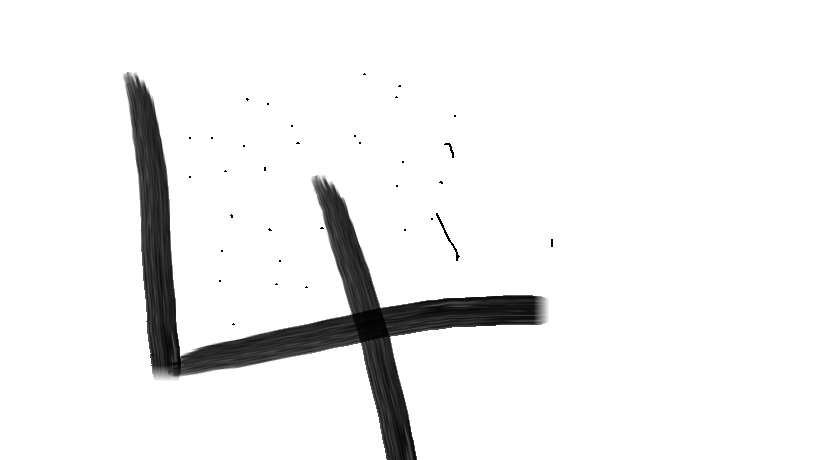
#> input picture Python backup/jj.jpg, 819 x 460 px, found by its file name
$ python susil.py
#> lines starting #> are read from the running program, lines starting #| are printed output that depends on the picture
from PIL import Image
from pylab import *
pil = array(Image.open('jj.jpg'))
#> pil is the input picture: shape (460, 819, 3); min 0, max 255, mean 240
figure()
hist(pil.flatten(),128)
show()
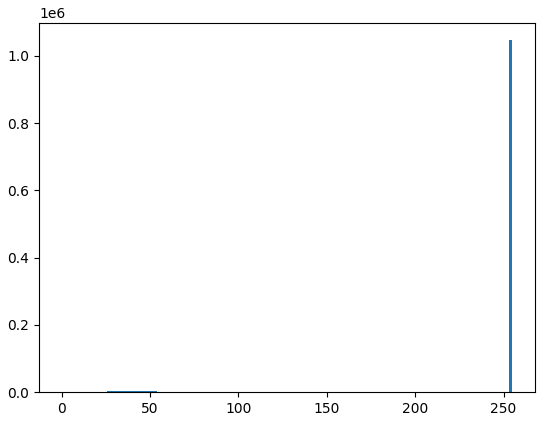
#> figure drawn by matplotlib, 1 panel; tallest bar 1046625 high, from x = 253 to 255
